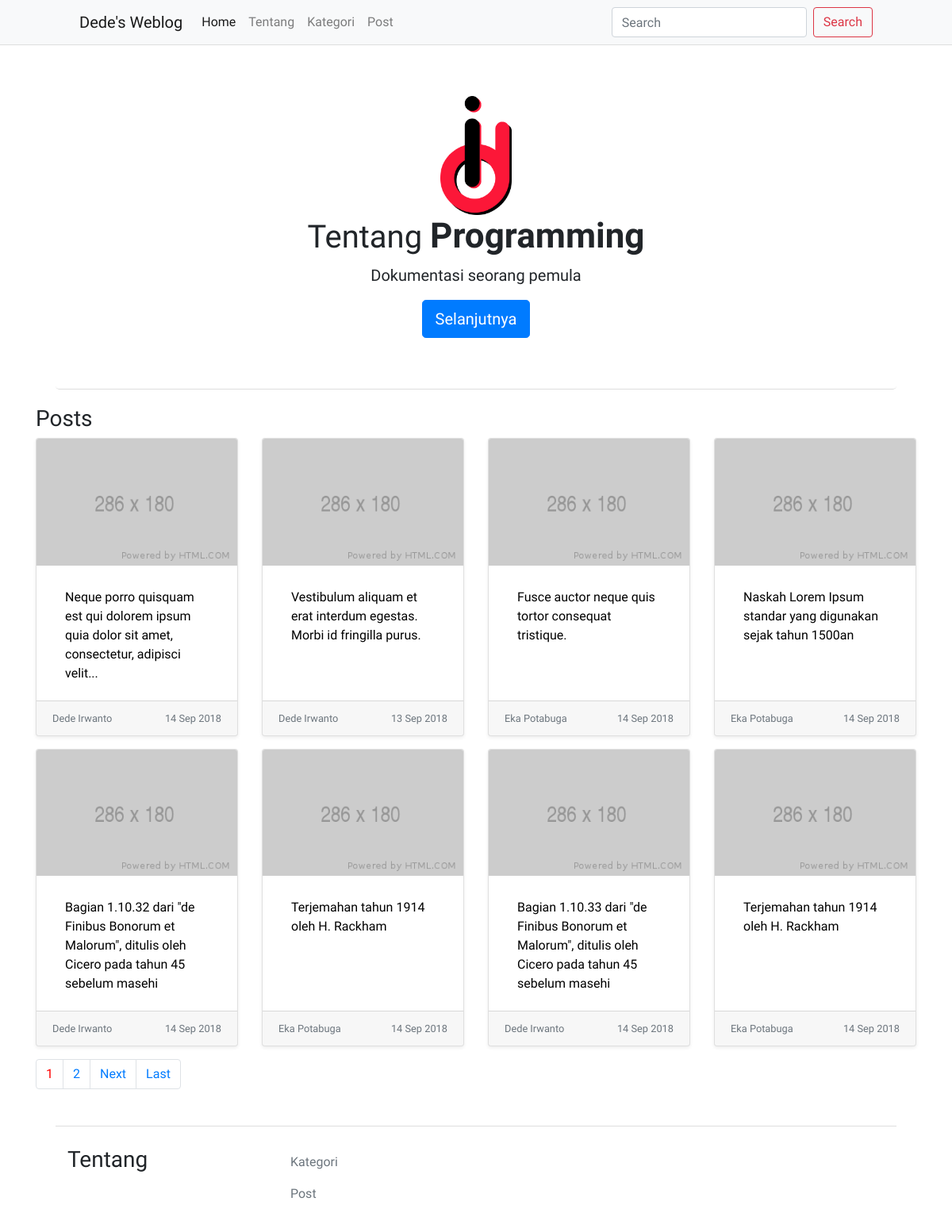
The page / on the database its author committed.
### tables this page shows
CREATE TABLE `posts` (
  `id` int(11) NOT NULL AUTO_INCREMENT,
  `judul` varchar(255) NOT NULL,
  `konten` text,
  `image_featured` varchar(100) DEFAULT NULL,
  `tanggal_posting` date DEFAULT NULL,
  `tanggal_tayang` date DEFAULT NULL,
  `link` varchar(255) DEFAULT NULL,
  `id_categories` int(11) DEFAULT NULL,
  `id_tags` int(11) DEFAULT NULL,
  `authors` varchar(255) DEFAULT NULL,
  PRIMARY KEY (`id`)
);

CREATE TABLE `users` (
  `id` int(11) NOT NULL DEFAULT '0',
  `nama_lengkap` varchar(100) NOT NULL,
  `username` varchar(30) NOT NULL,
  `email` varchar(100) NOT NULL,
  `password` varchar(100) NOT NULL,
  `level` int(1) DEFAULT '0'
);

### core/init.php (called while the page is built, shortened)
<?php
require_once 'database.php';
function myAutoload($class){
    $fileName = 'classes/' . $class . '.php';
}
try{
    $general = new General($db);
    $index = new Index($db);
}
catch(Exception $e){
    echo 'Caught Exception ', $e->getMessage();
}
?>

### core/classes/Index.php (called while the page is built)
<?php
class Index{
    private $db;
    public function __construct($database){
        $this->db = $database;
    }
    public function getPosts($page){
        $query = $this->db->prepare($page);
        try{
            $query->execute();
            $posts = $query->fetchAll();
            return $posts;
        }
        catch(PDOException $e){
            die($e->getMessage());
        }
    }
    public function getAuthors($id){
        $query = $this->db->prepare("SELECT `nama_lengkap` FROM `users` WHERE `id` = ?");
        $query->bindValue(1, $id);
        try{
            $query->execute();
            $author = $query->fetch(PDO::FETCH_OBJ);
            return $author->nama_lengkap;
        }
        catch(PDOException $e){
            die($e->getMessage());
        }
    }
}
?>

### index.php (the view, shortened to what this page needs)
<?php require 'core/init.php'; ?>
<!DOCTYPE html>
<html lang="en">
<head>
  <link rel="stylesheet" href="assets/css/bootstrap.min.css">
  <link rel="stylesheet" href="assets/css/style.css">
</head>
<body>
  <header>
    <nav class="navbar navbar-expand-lg navbar-light bg-light">
      <a class="navbar-brand" href="#">Dede's Weblog</a>
      <div class="collapse navbar-collapse" id="navbarTogglerDemo03">
        <ul class="navbar-nav mr-auto mt-2 mt-lg-0">
          <li class="nav-item active">
            <a class="nav-link" href="#">Home <span class="sr-only">(current)</span></a>
          </li>
          <li class="nav-item">
            <a class="nav-link" href="#">Tentang</a>
          </li>
          <li class="nav-item">
            <a class="nav-link" href="#">Kategori</a>
          </li>
          <li class="nav-item">
            <a class="nav-link" href="#">Post</a>
          </li>
        </ul>
        <form class="form-inline my-2 my-lg-0">
          <input class="form-control mr-sm-2" type="search" placeholder="Search" aria-label="Search">
          <button class="btn btn-outline-danger my-2 my-sm-0" type="submit">Search</button>
        </form>
      </div>
    </nav>
    <div class="jumbotron text-center">
      <img src="assets/image/logo.png" alt="">
      <h1 class="display-5">Tentang <span class="title">Programming</span></h1>
      <p class="lead">Dokumentasi seorang pemula</p>
      <a class="btn btn-primary btn-lg" href="#" role="button">Selanjutnya</a>
    </div>
  </header>
  <section>
    <div class="container">
      <div class="row">
        <div class="col-md-12">
          <h3 class="display-5">Posts</h3>
        </div>
        <?php $query = "SELECT * FROM posts"; $recordsPerPage = 8; ?>
        <?php $page = $general->page($query, $recordsPerPage); ?>
        <?php $posts = $index->getPosts($page); foreach($posts as $p): ?>
            <div class="col-md-3">
              <div class="card mb-3 shadow-sm">
				<img class="card-img-top" src="assets/image/xxx.png" alt="Card image cap">
                <div class="card-body" style="height: 170px;">
                  <p class="card-title"><a class="nav-link" href="<?= $p['link'] ?>"><?= $p['judul'] ?></a></p>
                </div>
                <div class="card-footer">
                  <div class="d-flex justify-content-between align-items-center">
                    <small class="text-muted"><?= $index->getAuthors($p['authors']) ?></small>
                    <small class="text-muted align-items-right"><?= $general->tglIndo($p['tanggal_posting']) ?></small>
                  </div>
                </div>
              </div>
            </div>
        <?php endforeach; ?>
        <?php $general->pageLink($query, $recordsPerPage); ?>
      </div>
    </div>
  </section>
  <footer>
    <div class="container">
      <div class="row">
        <div class="col-3">
          <h3 class="display-5">Tentang</h3>
        </div>
        <div class="col-3">
          <ul class="nav flex-column">
            <li class="nav-item">
              <a class="nav-link" href="#">Kategori</a>
            </li>
            <li class="nav-item">
              <a class="nav-link" href="#">Post</a>
            </li>
          </ul>
        </div>
      </div>
    </div>
  </footer>
</body>
</html>

### core/classes/General.php (shortened to what this page needs)
<?php
class General{
    private $db;
    public function __construct($database){
        $this->db = $database;
    }
    public function tglIndo($tanggal){
        $bulan = array(
            1 => 'Jan',
            'Feb',
            'Mar',
            'Apr',
            'Mei',
            'Jun',
            'Jul',
            'Ags',
            'Sep',
            'Okt',
            'Nov',
            'Des'
        );
        $pecah = explode('-', $tanggal);
        return $pecah[2] . ' ' . $bulan[(int)$pecah[1]] . ' ' . $pecah[0];
    }
    public function page($query, $recordsPerPage){
        $startingPosition = (isset($_GET['pageNo'])) ? ($_GET['pageNo']-1)*$recordsPerPage : 0;
        $stmt = $query . ' LIMIT ' . $startingPosition . ', ' . $recordsPerPage;
        return $stmt;
    }
    public function pageLink($query, $recordsPerPage){
        $self = $_SERVER['PHP_SELF'];
        $stmt = $this->db->prepare($query);
        $stmt->execute();
        $totalNoOfRecords = $stmt->rowCount();
        if($totalNoOfRecords > 0){
            echo '<div class="col-md-12">';
            echo '<ul class="pagination">';
            $totalNoOfPages = ceil($totalNoOfRecords/$recordsPerPage);
            $currentPage = 1;
            for($i = 1; $i <= $totalNoOfPages; $i++){
                if($i == $currentPage){
                    echo '<li class="page-item"><a class="page-link" href=' . $self . '?pageNo=' . $i . ' style="color: red">' . $i . '</a></li>';
                }
                else{
                    echo '<li class="page-item"><a class="page-link" href=' . $self . '?pageNo=' .$i . '>' . $i . '</a></li>';
                }
            }
            if($currentPage != $totalNoOfPages){
                $next = $currentPage+1;
                echo '<li class="page-item"><a class="page-link" href=' . $self . '?pageNo=' . $next . '>Next</a></li>';
                echo '<li class="page-item"><a class="page-link" href=' . $self . '?pageNo=' . $totalNoOfPages . '>Last</a></li>';
            }
            echo '</ul>';
            echo '</div>';
        }
    }
}
?>

### assets/css/style.css (style rules this page uses)
body { margin: 0; padding: 0; font-family: 'Varela Round', sans-serif; }
.navbar { background: none; border-bottom: 1px solid #dedede; padding: 8px 100px; }
.jumbotron { background: #fff; border-bottom: 1px solid #dedede; margin: 0px 70px 20px 70px; }
.jumbotron .title { font-weight: bold; font-size: 1.1em; }
.jumbotron img { height: 150px; }
.card a { color: #000; }
footer { border-top: 1px solid #dedede; margin: 30px 70px; padding-top: 25px; }
footer .nav-link { display: inline-block; }
footer a { color: #6c757d; }

### rows shown on the page
posts: judul "Neque porro quisquam est qui dolorem ipsum quia dolor sit amet, consectetur, adipisci velit...", authors.nama_lengkap "Dede Irwanto", tanggal_posting "14 Sep 2018"
posts: judul "Vestibulum aliquam et erat interdum egestas. Morbi id fringilla purus.", authors.nama_lengkap "Dede Irwanto", tanggal_posting "13 Sep 2018"
posts: judul "Fusce auctor neque quis tortor consequat tristique.", authors.nama_lengkap "Eka Potabuga", tanggal_posting "14 Sep 2018"
posts: judul "Naskah Lorem Ipsum standar yang digunakan sejak tahun 1500an", authors.nama_lengkap "Eka Potabuga", tanggal_posting "14 Sep 2018"
posts: judul "Bagian 1.10.32 dari \"de Finibus Bonorum et Malorum\", ditulis oleh Cicero pada tahun 45 sebelum masehi", authors.nama_lengkap "Dede Irwanto", tanggal_posting "14 Sep 2018"
posts: judul "Terjemahan tahun 1914 oleh H. Rackham", authors.nama_lengkap "Eka Potabuga", tanggal_posting "14 Sep 2018"
posts: judul "Bagian 1.10.33 dari \"de Finibus Bonorum et Malorum\", ditulis oleh Cicero pada tahun 45 sebelum masehi", authors.nama_lengkap "Dede Irwanto", tanggal_posting "14 Sep 2018"
posts: judul "Terjemahan tahun 1914 oleh H. Rackham", authors.nama_lengkap "Eka Potabuga", tanggal_posting "14 Sep 2018"
